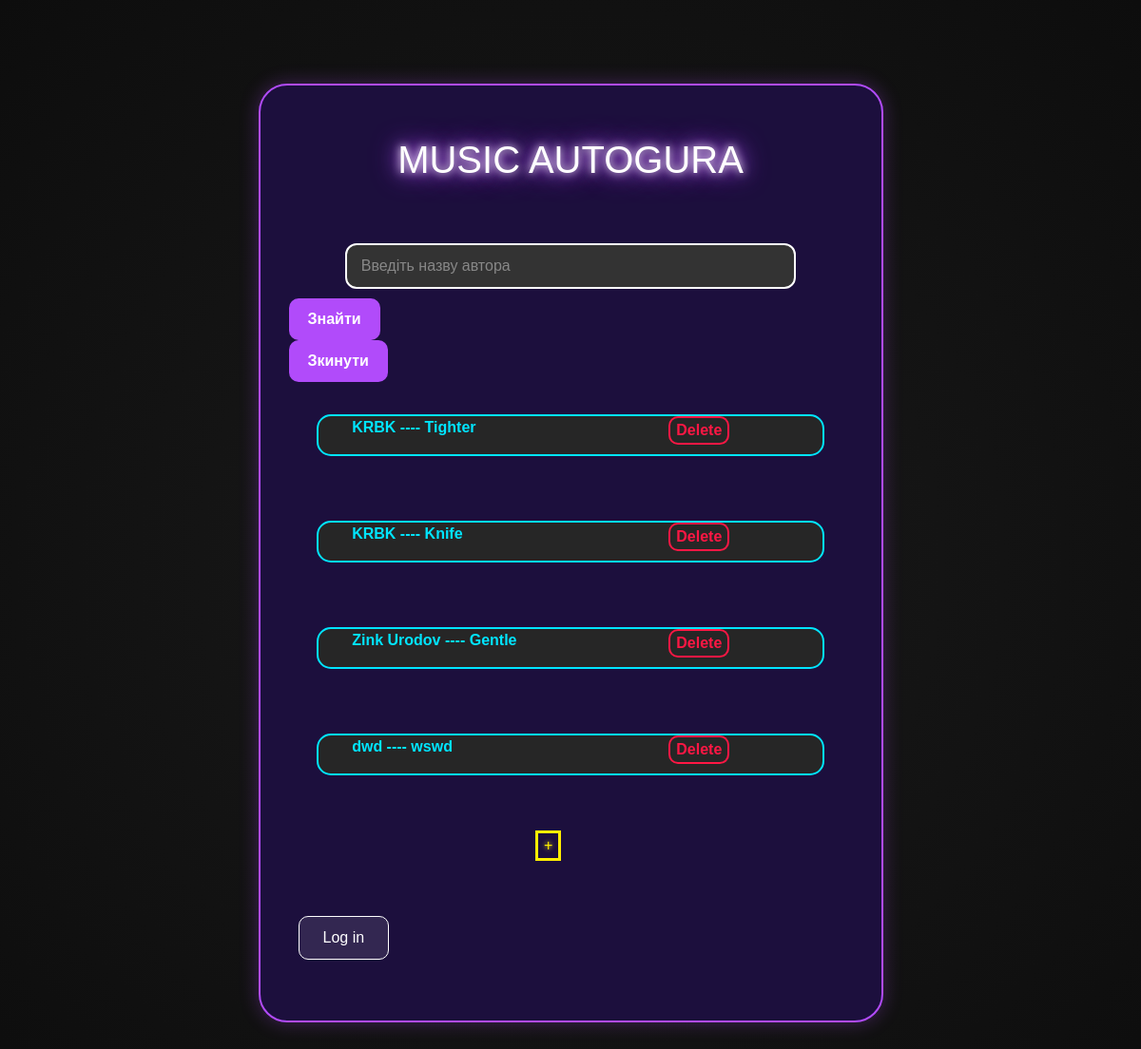
Before: / with the older database file.
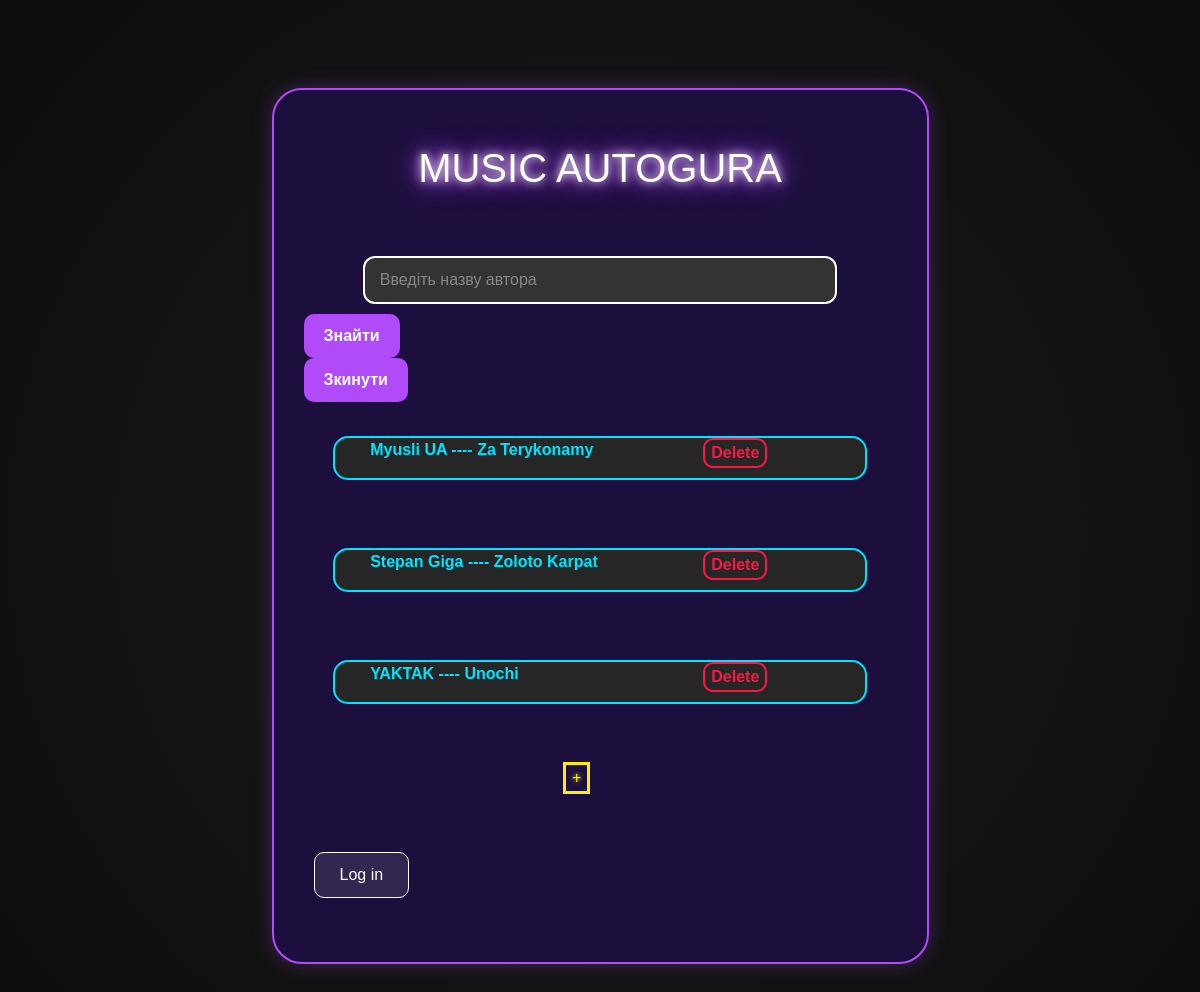
After: the same page with the newer database file.
### services/models.py (models this page shows, shortened)
class Song(Base):
    __tablename__ = 'songs'
    id = Column(Integer, primary_key=True)
    year = Column(Integer)
    name = Column(String)
    author = Column(String)
    audio = Column(String)
    genre = Column(String)

### main.py (the view)
@app.get("/")
async def main_page(request: Request):
    all_songs = ORM.get_all_users()
    return templates.TemplateResponse(
        request=request,
        name="audio_main_page.html",
        context={"songs": all_songs}
    )

### templates/audio_main_page.html (shortened to what this page needs)
<!DOCTYPE html>
<html lang="en" xmlns="http://www.w3.org/1999/html">
<head>
    <link rel="stylesheet" href="https://cdn.jsdelivr.net/npm/bootstrap@4.6.2/dist/css/bootstrap.min.css">
    <link  href="{{url_for('static', path='/audio-server.css')}}" rel="stylesheet">
</head>
<body>
    <div class = "container">
        <div class = "row">
            <div class="col-md-2"></div>
            <div class="col-md-8">
                <br>
                <br>
                <div class="div-main">
                    <br>
                    <h1 class = "h-txt">Music AutoGura</h1>
                    <br>
                    <form method="post" action="/search_song">
                        <input class="input_searching" placeholder="Введіть назву автора" name="author_name">
                        <button class="button_search" type = "submit">Знайти</button>
                    </form>
                    <a href="{{ url_for('main_page') }}"><button class="button_default">Зкинути</button></a>
                    <br>
                    {%for song in songs%}
                    <br>
                    <div class = "div-song">
                        <a class = "a-song" href ="{{ url_for('p_song', song_id=song.id) }}">
                            <div class="container">
                                <div class = "row">
                                    <div class = "col-md-8">
                                        <p class="p-txt">{{song.author}}  ----  {{song.name}}</p>
                                    </div>
                                    <div class = "col-md-4">
                                        <form method="get" action="{{ url_for('deleting_song', song_id=song.id) }}">
                                            <button type="submit" class = "button-delete">Delete</button>
                                        </form>
                                    </div>
                                </div>
                            </div>
                        </a>
                    </div>
                    <br>
                    {%endfor%}
                    <br>
                    <div class="row">
                        <div class = "col-md-5"></div>
                        <div class = "col-md-2">
                            <a href="{{ url_for('p_adding') }}"><button class = "button_add">+</button></a>
                        </div>
                        <div class = "col-md-5"></div>
                    </div>
                    <br>
                    <br>
                    <a href="{{ url_for('reg_page') }}"><button class = "button_log">Log in</button></a>
                    <br>
                    <br>
              </div>
              <br>
                <br>
                <br>
            </div>
            <div class="col-md-2"></div>
        </div>
    </div>
</body>
</html>

### static/audio-server.css (style rules this page uses)
body { background-color: #0d0d0d; background-image: radial-gradient(circle, #1a1a1a 0%, #0d0d0d 100%); color: #ffffff; font-family: 'Copperplate Gothic Light', sans-serif; margin: 0; padding: 20px; }
.div-main, .main-song, .main-adding-div { background-color: #1c0f3d !important; border: 2px solid #b14bfa; border-radius: 30px; padding: 30px; margin: 20px auto !important; width: 90% !important; max-width: 850px !important; box-shadow: 0 0 20px rgba(177, 75, 250, 0.3); }
.h-txt { text-align: center; color: #ffffff; text-transform: uppercase; text-shadow: 0 0 10px #fff, 0 0 20px #b14bfa, 0 0 30px #b14bfa; margin-bottom: 30px; }
.div-song { background-color: #262626 !important; border: 2px solid #00e5ff !important; width: 90% !important; margin: 10px auto !important; border-radius: 15px; transition: 0.3s; text-decoration: none; display: block; }
.p-txt { color: #00e5ff !important; font-weight: bold; text-align: left; padding-left: 20px; }
.input_searching, .input-adding { background-color: #333 !important; border: 2px solid #ffffff !important; color: #ffffff !important; border-radius: 12px !important; padding: 10px 15px !important; width: 80% !important; margin: 10px auto !important; display: block !important; transition: 0.3s; }
::placeholder { color: #888 !important; }
.button_search, .button_default, .button-add { background-color: #b14bfa !important; color: white !important; border: none; border-radius: 10px; padding: 10px 20px; font-weight: bold; cursor: pointer; transition: 0.3s; }
.button-delete, .button_delete_all { background-color: transparent !important; border: 2px solid #ff1744 !important; color: #ff1744 !important; border-radius: 10px; font-weight: bold; transition: 0.3s; }
.button-back, .button_reg_back, .button_log, .button-change { background-color: rgba(255, 255, 255, 0.1) !important; border: 1px solid #ffffff !important; color: #ffffff !important; border-radius: 10px; padding: 10px 25px; transition: 0.3s; margin: 10px !important; }
.button_add { background-color: transparent !important; border: 3px solid #ffee00 !important; color: #ffee00 !important; text-shadow: 0 0 5px #ffee00; }

Changed rows visible on the page:
removed Song: author "KRBK", name "Tighter"
removed Song: author "Zink Urodov", name "Gentle"
removed Song: author "dwd", name "wswd"
added Song: author "Myusli UA", name "Za Terykonamy"
changed Song: author "KRBK" → "Stepan Giga"; name "Knife" → "Zoloto Karpat"
added Song: author "YAKTAK", name "Unochi"
